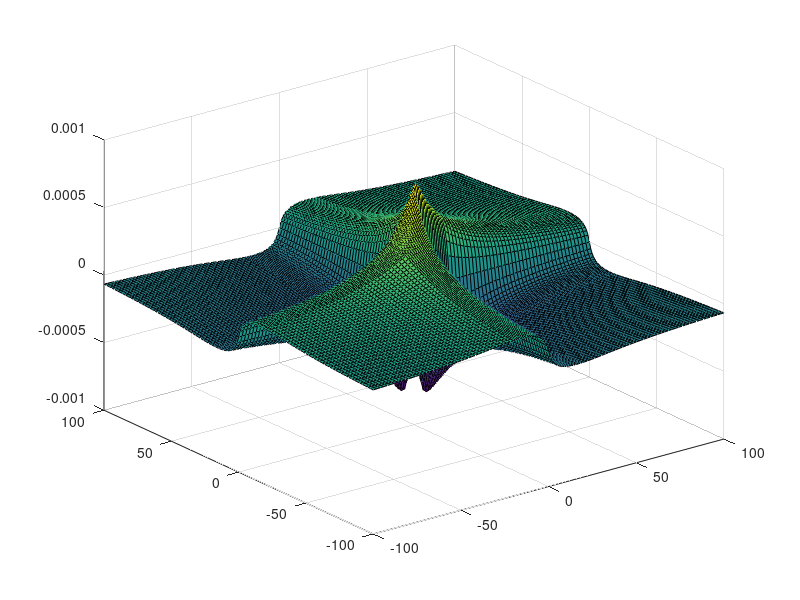

The MATLAB script that drew this image:
function gengrid

load('sigmadragvalscombined.mat')
% sigmadragvalscombined contains 
% drag conductivity in units of e^2/hbar.
% nA and nP in units of 10^10 cm^-2.
% T in units of K.

nA=[-fliplr(nA(2:61)) nA];
nP=nA;

% This strange arrangement is correct, because row indices of a matrix
% always increase in the downward direction, whereas y coordinates always
% increase in the upward direction. Hence, we must do the strange thing of
% making the y coordinate (mutildeP in this case) increase in the downward
% direction in the drag matrix.
lower=[-fliplr(sigmadrag(:,2:61)) sigmadrag];

upper=-flipud( lower(2:61,:) );

sigmaDgrid=[upper; lower];

% figure;surf(mutildeA,mutildeP,sigmaDgrid);
figure;surf(nA,nP,sigmaDgrid);

save(['draggrid-T' num2str(T) '.mat'],'sigmaDgrid','nA','nP','T')

end